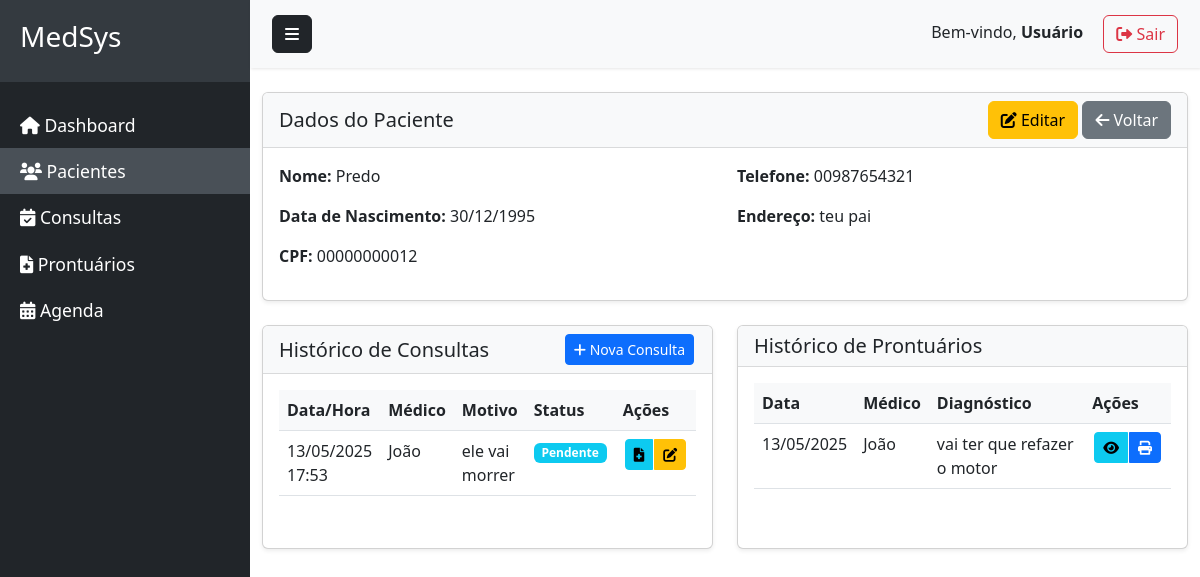
Screenshot of /pacientes/2/ with the database file from the repository.
### clinica/models.py (models this page shows, shortened)
class Paciente(models.Model):
    nome = models.CharField(max_length=100)
    data_nascimento = models.DateField()
    cpf = models.CharField(max_length=14, unique=True)
    telefone = models.CharField(max_length=20)
    endereco = models.TextField()

class Consulta(models.Model):
    STATUS_CHOICES = [
        ('PENDENTE', 'Pendente'),
        ('CONFIRMADA', 'Confirmada'),
        ('CANCELADA', 'Cancelada'),
        ('ESPERA', 'Em Espera'),
    ]
    paciente = models.ForeignKey(Paciente, on_delete=models.CASCADE)
    medico = models.ForeignKey(Medico, on_delete=models.SET_NULL, null=True)
    data = models.DateTimeField()
    motivo = models.TextField()
    concluida = models.BooleanField(default=False)
    status = models.CharField(max_length=10, choices=STATUS_CHOICES, default='PENDENTE')  # novo campo

class Medico(models.Model):
    nome = models.CharField(max_length=100)
    crm = models.CharField(max_length=20, unique=True)
    especialidade = models.ForeignKey(Especialidade, on_delete=models.SET_NULL, null=True)

class Prontuario(models.Model):
    consulta = models.OneToOneField(Consulta, on_delete=models.CASCADE)
    anotacoes = models.TextField()
    diagnostico = models.TextField()
    prescricao = models.TextField(blank=True)

### prontuario/views.py (the view)
# urls.py: path('pacientes/<int:paciente_id>/', views.visualizar_paciente, name='visualizar_paciente'),
def visualizar_paciente(request, paciente_id):
    paciente = get_object_or_404(Paciente, id=paciente_id)
    consultas = Consulta.objects.filter(
        paciente=paciente
    ).select_related('medico').order_by('-data')
    prontuarios = Prontuario.objects.filter(
        consulta__paciente=paciente
    ).select_related('consulta', 'consulta__medico').order_by('-consulta__data')
    return render(request, 'visualizar_paciente.html', {
        'paciente': paciente,
        'consultas': consultas,
        'prontuarios': prontuarios
    })

### clinica/models.py (called while the page is built)
    def __str__(self):
        return self.nome

### templates/visualizar_paciente.html (shortened to what this page needs)
{% extends 'base.html' %}
{% block content %}
<div class="row mt-4">
    <div class="col-12">
        <div class="card">
            <div class="card-header d-flex justify-content-between align-items-center">
                <h5 class="mb-0">Dados do Paciente</h5>
                <div>
                    <a href="{% url 'editar_paciente' paciente.id %}" class="btn btn-warning">
                        <i class="fas fa-edit"></i> Editar
                    </a>
                    <a href="{% url 'pacientes' %}" class="btn btn-secondary">
                        <i class="fas fa-arrow-left"></i> Voltar
                    </a>
                </div>
            </div>
            <div class="card-body">
                <div class="row">
                    <div class="col-md-6">
                        <p><strong>Nome:</strong> {{ paciente.nome }}</p>
                        <p><strong>Data de Nascimento:</strong> {{ paciente.data_nascimento|date:"d/m/Y" }}</p>
                        <p><strong>CPF:</strong> {{ paciente.cpf }}</p>
                    </div>
                    <div class="col-md-6">
                        <p><strong>Telefone:</strong> {{ paciente.telefone }}</p>
                        <p><strong>Endereço:</strong> {{ paciente.endereco }}</p>
                    </div>
                </div>
            </div>
        </div>
        <div class="row mt-4">
            <div class="col-md-6">
                <div class="card h-100">
                    <div class="card-header d-flex justify-content-between align-items-center">
                        <h5 class="mb-0">Histórico de Consultas</h5>
                        <a href="#" class="btn btn-sm btn-primary">
                            <i class="fas fa-plus"></i> Nova Consulta
                        </a>
                    </div>
                    <div class="card-body">
                        {% if consultas %}
                            <div class="table-responsive">
                                <table class="table table-hover">
                                    <thead>
                                        <tr>
                                            <th>Data/Hora</th>
                                            <th>Médico</th>
                                            <th>Motivo</th>
                                            <th>Status</th>
                                            <th>Ações</th>
                                        </tr>
                                    </thead>
                                    <tbody>
                                        {% for consulta in consultas %}
                                        <tr>
                                            <td>{{ consulta.data|date:"d/m/Y H:i" }}</td>
                                            <td>{{ consulta.medico.nome }}</td>
                                            <td>{{ consulta.motivo|truncatechars:30 }}</td>
                                            <td>
                                                <span class="badge {% if consulta.status == 'CONFIRMADA' %}bg-success{% elif consulta.status == 'CANCELADA' %}bg-danger{% elif consulta.status == 'ESPERA' %}bg-warning{% else %}bg-info{% endif %}">
                                                    {{ consulta.get_status_display }}
                                                </span>
                                            </td>
                                            <td>
                                                <div class="btn-group">
                                                    {% if consulta.prontuario %}
                                                        <button type="button" class="btn btn-sm btn-info" data-bs-toggle="modal" data-bs-target="#modalProntuario{{ consulta.prontuario.id }}">
                                                            <i class="fas fa-file-medical"></i>
                                                        </button>
                                                    {% endif %}
                                                    <a href="#" class="btn btn-sm btn-warning">
                                                        <i class="fas fa-edit"></i>
                                                    </a>
                                                </div>
                                            </td>
                                        </tr>
                                        {% endfor %}
                                    </tbody>
                                </table>
                            </div>
                        {% endif %}
                    </div>
                </div>
            </div>
            <div class="col-md-6">
                <div class="card h-100">
                    <div class="card-header">
                        <h5 class="mb-0">Histórico de Prontuários</h5>
                    </div>
                    <div class="card-body">
                        {% if prontuarios %}
                            <div class="table-responsive">
                                <table class="table table-hover">
                                    <thead>
                                        <tr>
                                            <th>Data</th>
                                            <th>Médico</th>
                                            <th>Diagnóstico</th>
                                            <th>Ações</th>
                                        </tr>
                                    </thead>
                                    <tbody>
                                        {% for prontuario in prontuarios %}
                                        <tr>
                                            <td>{{ prontuario.consulta.data|date:"d/m/Y" }}</td>
                                            <td>{{ prontuario.consulta.medico.nome }}</td>
                                            <td>{{ prontuario.diagnostico|truncatechars:30 }}</td>
                                            <td>
                                                <div class="btn-group">
                                                    <button type="button" class="btn btn-sm btn-info" data-bs-toggle="modal" data-bs-target="#modalProntuario{{ prontuario.id }}">
                                                        <i class="fas fa-eye"></i>
                                                    </button>
                                                    <a href="#" class="btn btn-sm btn-primary">
                                                        <i class="fas fa-print"></i>
                                                    </a>
                                                </div>
                                            </td>
                                        </tr>
                                        {% endfor %}
                                    </tbody>
                                </table>
                            </div>
                        {% else %}
                            <div class="alert alert-info">
                                <p class="text-center mb-0">Nenhum prontuário encontrado para este paciente.</p>
                            </div>
                        {% endif %}
                    </div>
                </div>
            </div>
        </div>
    </div>
</div>
{% endblock %}

### static/style.css (style rules this page uses)
.card { margin-bottom: 20px; box-shadow: 0 0.125rem 0.25rem rgba(0, 0, 0, 0.075); }
.card-header { background-color: #f8f9fa; border-bottom: 1px solid rgba(0, 0, 0, 0.125); }
.table th { background-color: #f8f9fa; }
.btn-sm { margin: 0 2px; }

### rows the page displays
Paciente: nome "Predo", data_nascimento "30/12/1995", cpf "00000000012", telefone "00987654321", endereco "teu pai"
Consulta: data "13/05/2025 17:53", medico.nome "João", motivo "ele vai morrer", status "Pendente"
Prontuario: consulta.data "13/05/2025", consulta.medico.nome "João", diagnostico "vai ter que refazer o motor"
